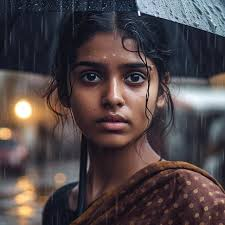
#> input picture Smart_Image_Cropper/face1.jpg, 225 x 225 px
$ python -i app.py   (imports and definitions only)
#> lines starting #> are read from the running program, lines starting #| are printed output that depends on the picture; after the words box and inside, x2 and y2 are one past the last pixel; in counts of white or black regions, pixels touching at a corner belong together
# app.py
from flask import Flask, request, jsonify, render_template
from PIL import Image, ImageDraw
import numpy as np
import base64
import io
import os
import re
from datetime import datetime
import cv2
import random

# [1 line not run here, left out]

SUPPORTED_FORMATS = ['jpg', 'jpeg', 'png', 'webp', 'gif']

# [20 lines left out: function process_image, not called in this run]

# [3 lines that did not run here, left out]

# [61 lines that did not run here, left out]


# [28 lines that did not run here, left out]

def apply_glitch_effect(img):
    # Convert PIL to OpenCV format
    img_cv = cv2.cvtColor(np.array(img), cv2.COLOR_RGBA2BGRA)

    # Create glitch effect
    channels = list(cv2.split(img_cv))  # Convert tuple to list for modification

    # Random offset for channels
    for i in range(3):  # Only affect RGB channels, not alpha
        offset = random.randint(-20, 20)
        if offset > 0:
            channels[i] = np.roll(channels[i], offset, axis=1)

    # Add color shift
    for i in range(3):
        if random.random() > 0.5:
            channels[i] = np.roll(channels[i], random.randint(-15, 15), axis=0)

    # Merge channels back
    glitched = cv2.merge(channels)

    # Add some noise and compression artifacts
    noise = np.random.normal(0, 15, glitched.shape[:2]).astype(np.uint8)
    noise_rgba = cv2.merge([noise, noise, noise, np.zeros_like(noise)])
    glitched = cv2.add(glitched, noise_rgba)

    # Add random blocks of shifted pixels
    for _ in range(random.randint(2, 5)):
        x1 = random.randint(0, glitched.shape[1] - 50)
        y1 = random.randint(0, glitched.shape[0] - 50)
        width = random.randint(10, 50)
        height = random.randint(5, 20)
        shift = random.randint(-20, 20)

        block = glitched[y1:y1+height, x1:x1+width].copy()
        glitched[y1:y1+height, x1:x1+width] = np.roll(block, shift, axis=1)

    # Convert back to PIL
    return Image.fromarray(cv2.cvtColor(glitched, cv2.COLOR_BGRA2RGBA))

def apply_oil_painting(img):
    # Convert PIL to OpenCV format
    img_cv = cv2.cvtColor(np.array(img), cv2.COLOR_RGBA2BGR)

    # Parameters for oil painting effect
    kernel_size = 7
    dynRatio = 1

    # Apply bilateral filter for smoothing while preserving edges
    smooth = cv2.bilateralFilter(img_cv, 9, 75, 75)

    # Create oil painting effect using median blur and edge preservation
    oil = cv2.medianBlur(smooth, kernel_size)

    # Enhance edges
    edges = cv2.Canny(cv2.cvtColor(oil, cv2.COLOR_BGR2GRAY), 100, 200)
    edges = cv2.dilate(edges, None)

    # Combine edge information with the oil effect
    oil_with_edges = oil.copy()
    oil_with_edges[edges > 0] = oil_with_edges[edges > 0] * 0.7

    # Enhance color saturation
    hsv = cv2.cvtColor(oil_with_edges, cv2.COLOR_BGR2HSV)
    hsv[:, :, 1] = hsv[:, :, 1] * 1.2  # Increase saturation
    hsv[:, :, 1] = np.clip(hsv[:, :, 1], 0, 255)
    oil_with_edges = cv2.cvtColor(hsv, cv2.COLOR_HSV2BGR)

    # Add alpha channel
    alpha = np.full((oil_with_edges.shape[0], oil_with_edges.shape[1]), 255, dtype=np.uint8)
    oil_rgba = cv2.cvtColor(oil_with_edges, cv2.COLOR_BGR2BGRA)
    oil_rgba[:, :, 3] = alpha

    # Convert back to PIL
    return Image.fromarray(cv2.cvtColor(oil_rgba, cv2.COLOR_BGRA2RGBA))

def apply_neon_effect(img):
    # Convert PIL to OpenCV format
    img_cv = cv2.cvtColor(np.array(img), cv2.COLOR_RGBA2BGRA)

    # Detect edges
    edges = cv2.Canny(cv2.cvtColor(img_cv, cv2.COLOR_BGRA2GRAY), 100, 200)
    edges = cv2.GaussianBlur(edges, (5, 5), 0)

    # Create neon effect
    neon = img_cv.copy()
    neon[edges > 0] = [0, 255, 255, 255]  # Yellow neon
    neon = cv2.GaussianBlur(neon, (3, 3), 0)

    # Convert back to PIL
    return Image.fromarray(cv2.cvtColor(neon, cv2.COLOR_BGRA2RGBA))

def apply_ascii_effect(img):
    # Convert PIL to OpenCV format
    img_cv = cv2.cvtColor(np.array(img), cv2.COLOR_RGBA2GRAY)

    # ASCII characters from dark to light
    ascii_chars = "@%#*+=-:. "

    # Resize image to maintain aspect ratio
    height, width = img_cv.shape
    new_width = 100
    new_height = int((height * new_width) / width)
    img_cv = cv2.resize(img_cv, (new_width, new_height))

    # Create ASCII art
    ascii_img = np.zeros((new_height * 10, new_width * 6, 3), dtype=np.uint8)
    ascii_img.fill(255)

    for i in range(new_height):
        for j in range(new_width):
            pixel_value = img_cv[i, j]
            char_idx = int(pixel_value / 255 * (len(ascii_chars) - 1))
            cv2.putText(ascii_img, ascii_chars[char_idx], (j * 6, i * 10),
                       cv2.FONT_HERSHEY_SIMPLEX, 0.3, (0, 0, 0), 1)

    # Convert back to PIL
    return Image.fromarray(ascii_img)

def apply_pixel_effect(img):
    # Convert PIL to OpenCV format
    img_cv = cv2.cvtColor(np.array(img), cv2.COLOR_RGBA2BGRA)

    # Define pixel size
    pixel_size = 10

    # Resize down and up to create pixelation
    height, width = img_cv.shape[:2]
    small = cv2.resize(img_cv, (width // pixel_size, height // pixel_size),
                      interpolation=cv2.INTER_LINEAR)
    pixelated = cv2.resize(small, (width, height), interpolation=cv2.INTER_NEAREST)

    # Convert back to PIL
    return Image.fromarray(cv2.cvtColor(pixelated, cv2.COLOR_BGRA2RGBA))

# [29 lines of commented-out code are left out]

# [47 lines that did not run here, left out]

# Add these new effect functions to your app.py

def apply_retrowave_effect(img):
    # Convert PIL to OpenCV format
    img_cv = cv2.cvtColor(np.array(img), cv2.COLOR_RGBA2BGRA)

    # Split into channels
    b, g, r, a = cv2.split(img_cv)

    # Enhance blue and red channels for retrowave look
    b = cv2.addWeighted(b, 1.5, np.zeros_like(b), 0, 0)
    r = cv2.addWeighted(r, 1.3, np.zeros_like(r), 0, 30)

    # Add purple tint
    purple_tint = np.full_like(b, 20)
    b = cv2.add(b, purple_tint)
    r = cv2.add(r, purple_tint)

    # Merge channels back
    retrowave = cv2.merge([b, g, r, a])

    # Add gradient
    height, width = retrowave.shape[:2]
    gradient = np.linspace(0, 1, height)[:, np.newaxis]
    gradient = np.tile(gradient, (1, width))
    gradient = (gradient * 50).astype(np.uint8)

    # Apply gradient to image
    retrowave[:,:,2] = cv2.add(retrowave[:,:,2], gradient)

    # Add scan lines
    scan_lines = np.zeros((height, width), dtype=np.uint8)
    scan_lines[::3, :] = 20
    retrowave = cv2.subtract(retrowave, cv2.merge([scan_lines, scan_lines, scan_lines, np.zeros_like(scan_lines)]))

    # Convert back to PIL
    return Image.fromarray(cv2.cvtColor(retrowave, cv2.COLOR_BGRA2RGBA))

def apply_dream_effect(img):
    # Convert PIL to OpenCV format and ensure BGR
    img_cv = cv2.cvtColor(np.array(img), cv2.COLOR_RGBA2BGR)

    # Create dreamy blur effect
    blur = cv2.GaussianBlur(img_cv, (21, 21), 0)

    # Enhance colors
    hsv = cv2.cvtColor(blur, cv2.COLOR_BGR2HSV).astype(np.float32)
    hsv[:,:,1] = np.clip(hsv[:,:,1] * 1.4, 0, 255)  # Increase saturation
    hsv = hsv.astype(np.uint8)

    # Convert back to BGR
    enhanced = cv2.cvtColor(hsv, cv2.COLOR_HSV2BGR)

    # Add soft glow
    glow = cv2.addWeighted(enhanced, 0.7, blur, 0.3, 0)

    # Create light leak effect
    height, width = glow.shape[:2]
    light_leak = np.zeros((height, width, 3), dtype=np.uint8)

    # Add gradient light leak
    for i in range(3):  # BGR channels
        light_leak[:,:,i] = np.random.normal(128, 50, (height, width)).clip(0, 255).astype(np.uint8)

    light_leak = cv2.GaussianBlur(light_leak, (99, 99), 30)

    # Blend light leak with image
    dream = cv2.addWeighted(glow, 0.8, light_leak, 0.2, 0)

    # Convert back to RGBA
    dream_rgba = cv2.cvtColor(dream, cv2.COLOR_BGR2BGRA)
    dream_rgba[:,:,3] = 255  # Set full opacity

    # Convert back to PIL
    return Image.fromarray(cv2.cvtColor(dream_rgba, cv2.COLOR_BGRA2RGBA))

def apply_comic_effect(img):
    # Convert PIL to OpenCV format and ensure BGR
    img_cv = cv2.cvtColor(np.array(img), cv2.COLOR_RGBA2BGR)

    # Create edge mask using Canny instead of adaptive threshold
    gray = cv2.cvtColor(img_cv, cv2.COLOR_BGR2GRAY)
    edges = cv2.Canny(gray, 100, 200)
    edges = cv2.dilate(edges, None)

    # Reduce colors using pyrDown/pyrUp
    color = cv2.pyrDown(img_cv)
    color = cv2.pyrUp(color)

    # Apply median blur for cartoon effect
    color = cv2.medianBlur(color, 7)

    # Quantize colors
    h, w = img_cv.shape[:2]
    color = color.reshape((-1, 3))
    color = np.float32(color)

    # Reduce color palette
    criteria = (cv2.TERM_CRITERIA_EPS + cv2.TERM_CRITERIA_MAX_ITER, 20, 1.0)
    K = 8
    _, labels, centers = cv2.kmeans(color, K, None, criteria, 10, cv2.KMEANS_RANDOM_CENTERS)

    centers = np.uint8(centers)
    color = centers[labels.flatten()]
    color = color.reshape((h, w, 3))

    # Combine edges with color
    edges_inv = cv2.cvtColor(255 - edges, cv2.COLOR_GRAY2BGR)
    comic = cv2.bitwise_and(color, edges_inv)

    # Convert to RGBA
    comic_rgba = cv2.cvtColor(comic, cv2.COLOR_BGR2BGRA)
    comic_rgba[:,:,3] = 255  # Set full opacity

    # Convert back to PIL
    return Image.fromarray(cv2.cvtColor(comic_rgba, cv2.COLOR_BGRA2RGBA))

def apply_watercolor_effect(img):
    # Convert PIL to OpenCV format and ensure BGR
    img_cv = cv2.cvtColor(np.array(img), cv2.COLOR_RGBA2BGR)
#> img_cv is the input picture: shape (225, 225, 3); mean B, G, R 71.5, 69.5, 80.3

    # Apply median blur for initial smoothing
    smoothed = cv2.medianBlur(img_cv, 7)
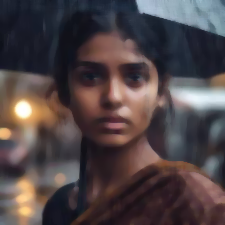
#> smoothed: shape (225, 225, 3); mean B, G, R 70.9, 68.9, 79.7

    # Apply bilateral filter with safe parameters
    bilateral1 = cv2.bilateralFilter(smoothed, 5, 50, 50)
    bilateral2 = cv2.bilateralFilter(bilateral1, 5, 50, 50)

    # Create edge mask
    gray = cv2.cvtColor(bilateral2, cv2.COLOR_BGR2GRAY)
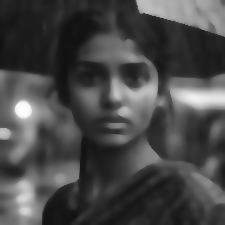
#> gray: shape (225, 225); min 17, max 254, mean 72.4
    edges = cv2.adaptiveThreshold(gray, 255, cv2.ADAPTIVE_THRESH_MEAN_C,
                                cv2.THRESH_BINARY, 9, 7)
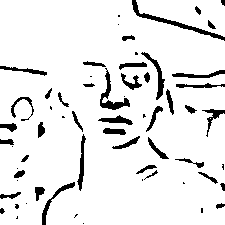
#> edges: shape (225, 225); 91.1% white; 63 black regions (21 under 20 px), largest, box (x1, y1, x2, y2) and area: (132, 0, 225, 41) 431, (100, 68, 130, 110) 325, (141, 52, 165, 100) 243
    edges = 255 - edges
    edges = cv2.cvtColor(edges, cv2.COLOR_GRAY2BGR)

    # Reduce color palette
    h, w = img_cv.shape[:2]
#> h = 225; w = 225
    small = cv2.resize(bilateral2, (w//2, h//2))
    color = small.reshape((-1, 3))
    color = np.float32(color)

    criteria = (cv2.TERM_CRITERIA_EPS + cv2.TERM_CRITERIA_MAX_ITER, 20, 1.0)
    K = 9
    _, labels, centers = cv2.kmeans(color, K, None, criteria, 10, cv2.KMEANS_RANDOM_CENTERS)
#> labels = 12544 values, max 8 at index 5130, min 0 at index 2859, mean 4.82; centers = [[111.3, 127.4, 161.3], [178.5, 165.8, 145.4], [136.8, 170.6, 210.6], [52.57, 47.67, 58.37], [82.48, 95.46, 132.5], [109.8, 107.1, 109.1], [71, 72.75, 91.65], [38.54, 28.95, 31.26], [225.6, 226.6, 220.7]]

    centers = np.uint8(centers)
#> centers = [[111, 127, 161], [178, 165, 145], [136, 170, 210], [52, 47, 58], [82, 95, 132], [109, 107, 109], [70, 72, 91], [38, 28, 31], [225, 226, 220]]
    color = centers[labels.flatten()]
    quantized = color.reshape((h//2, w//2, 3))
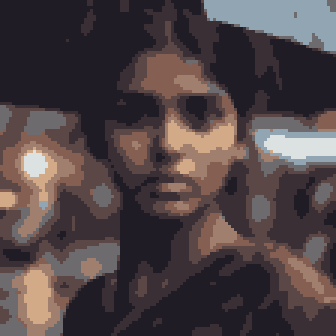
#> quantized: shape (112, 112, 3) (shown 3 times larger); mean of channels 0, 1, 2 70.2, 68.1, 79.2; drawn as B, G, R
    quantized = cv2.resize(quantized, (w, h))
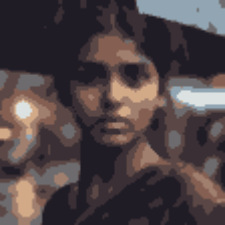
#> quantized: shape (225, 225, 3); mean of channels 0, 1, 2 70.1, 68, 79.2; drawn as B, G, R

    # Blend quantized image with edges
    watercolor = cv2.addWeighted(quantized, 0.7, edges, 0.3, 0)
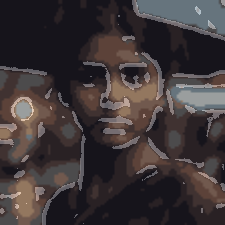
#> watercolor: shape (225, 225, 3); mean of channels 0, 1, 2 56, 54.5, 62.4; drawn as B, G, R

    # Add subtle texture
    texture = np.random.normal(0, 2, watercolor.shape).astype(np.uint8)
    texture = cv2.GaussianBlur(texture, (3, 3), 0)
    watercolor = cv2.add(watercolor, texture)
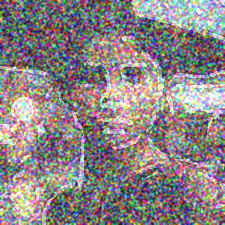
#> watercolor: shape (225, 225, 3); mean of channels 0, 1, 2 133.9, 132, 140.1; drawn as B, G, R

    # Convert to RGBA
    watercolor_rgba = cv2.cvtColor(watercolor, cv2.COLOR_BGR2BGRA)
    watercolor_rgba[:,:,3] = 255  # Set full opacity

    # Convert back to PIL
    return Image.fromarray(cv2.cvtColor(watercolor_rgba, cv2.COLOR_BGRA2RGBA))

# [2 lines not run here, left out]

>>> import cv2
>>> picture = cv2.cvtColor(cv2.imread('face1.jpg'), cv2.COLOR_BGR2RGB)
>>> result = apply_watercolor_effect(picture)
